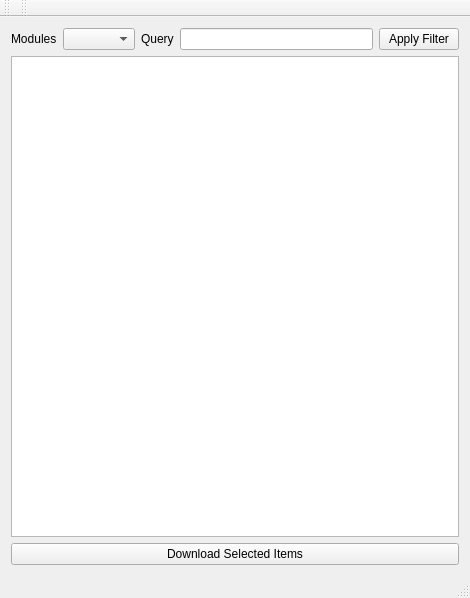
<?xml version="1.0" encoding="UTF-8"?>
<ui version="4.0">
 <class>DQMFileDownloader</class>
 <widget class="QMainWindow" name="DQMFileDownloader">
  <property name="geometry">
   <rect>
    <x>0</x>
    <y>0</y>
    <width>470</width>
    <height>598</height>
   </rect>
  </property>
  <property name="windowTitle">
   <string>Download Remote DQM Files</string>
  </property>
  <widget class="QWidget" name="centralWidget">
   <layout class="QVBoxLayout" name="verticalLayout">
    <item>
     <layout class="QHBoxLayout" name="horizontalLayout">
      <item>
       <widget class="QLabel" name="label">
        <property name="text">
         <string>Modules</string>
        </property>
       </widget>
      </item>
      <item>
       <widget class="QComboBox" name="comboBox"/>
      </item>
      <item>
       <widget class="QLabel" name="label_2">
        <property name="text">
         <string>Query</string>
        </property>
       </widget>
      </item>
      <item>
       <widget class="QLineEdit" name="lineEdit"/>
      </item>
      <item>
       <widget class="QPushButton" name="pushButton_2">
        <property name="text">
         <string>Apply Filter</string>
        </property>
       </widget>
      </item>
     </layout>
    </item>
    <item>
     <widget class="QListView" name="listView"/>
    </item>
    <item>
     <widget class="QPushButton" name="pushButton">
      <property name="text">
       <string>Download Selected Items</string>
      </property>
     </widget>
    </item>
   </layout>
  </widget>
  <widget class="QMenuBar" name="menuBar">
   <property name="geometry">
    <rect>
     <x>0</x>
     <y>0</y>
     <width>470</width>
     <height>28</height>
    </rect>
   </property>
  </widget>
  <widget class="QToolBar" name="mainToolBar">
   <attribute name="toolBarArea">
    <enum>TopToolBarArea</enum>
   </attribute>
   <attribute name="toolBarBreak">
    <bool>false</bool>
   </attribute>
  </widget>
  <widget class="QStatusBar" name="statusBar"/>
  <widget class="QToolBar" name="toolBar">
   <property name="windowTitle">
    <string>toolBar</string>
   </property>
   <attribute name="toolBarArea">
    <enum>TopToolBarArea</enum>
   </attribute>
   <attribute name="toolBarBreak">
    <bool>false</bool>
   </attribute>
  </widget>
 </widget>
 <layoutdefault spacing="6" margin="11"/>
 <resources/>
 <connections/>
</ui>
